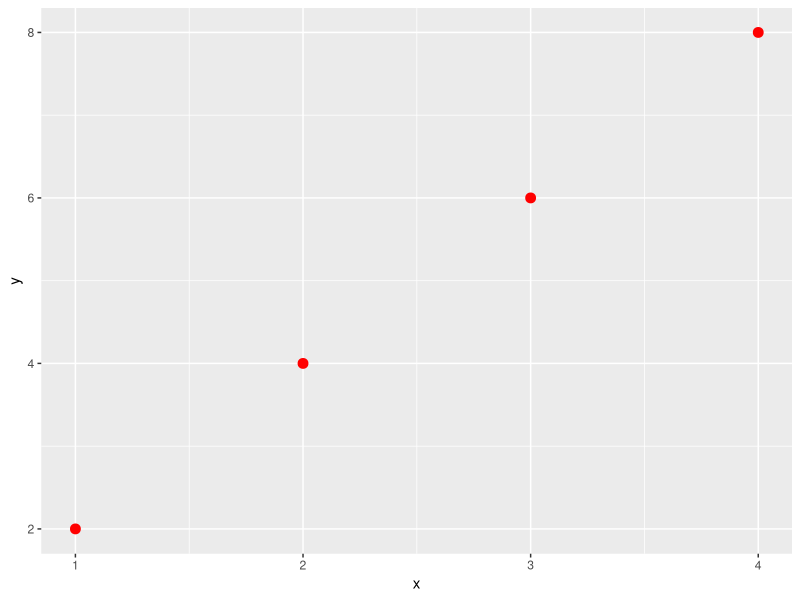

The R script that drew this image:
library(ggplot2)

x = c(1,2,3,4)
y = c(2,4,6,8)

df = data.frame(x,y)

ggplot()+
  geom_point(aes(x,y), size = 3, color="red")
  theme_bw()
  theme(
    axis.title = element_text(size = 20),
    axis.text = element_text(size = 500)
  )

  